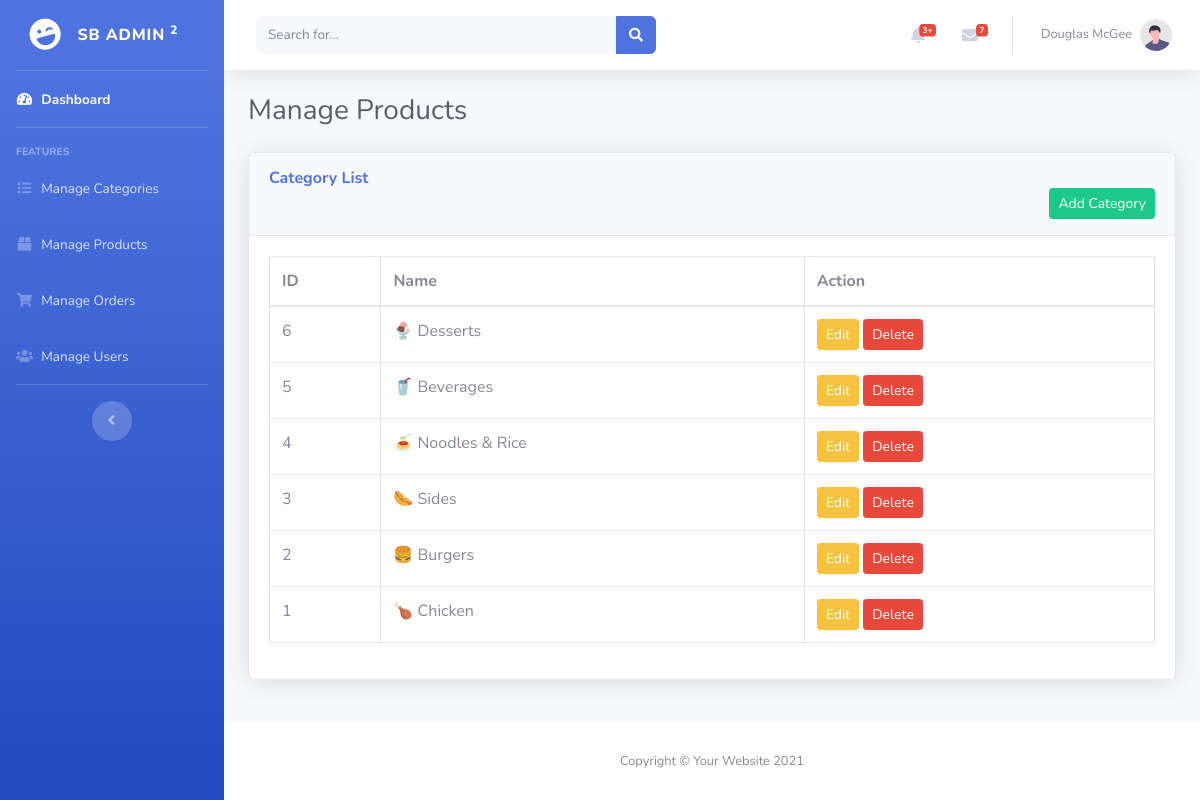
Screenshot of /admin/categories/index.php with the database file from the repository.
### tables this page shows
CREATE TABLE `categories` (
  `id` int(11) NOT NULL,
  `name` varchar(255) NOT NULL
);

### admin/categories/index.php (the view, shortened to what this page needs)
<?php
include '../admin_header.php';
require_once '../../config/database.php';
$stmt = $pdo->query('SELECT * FROM categories ORDER BY id DESC');
$categories = $stmt->fetchAll();
?>
<div class="container-fluid">
    <h1 class="h3 mb-4 text-gray-800">Manage Products</h1>
    <div class="card shadow mb-4">
        <div class="card-header py-3">
            <h6 class="m-0 font-weight-bold text-primary">Category List</h6>
            <a href="add_form.php" class="btn btn-success btn-sm float-right">Add Category</a>
        </div>
        <div class="card-body">
            <div class="table-responsive">
                <table class="table table-bordered" width="100%" cellspacing="0">
                    <thead>
                        <tr>
                            <th>ID</th>
                            <th>Name</th>
                            <th>Action</th>
                        </tr>
                    </thead>
                    <tbody>
                        <?php if (empty($categories)): ?>
                            <tr><td colspan="3" class="text-center">No categories found.</td></tr>
                        <?php else: ?>
                            <?php foreach ($categories as $cat): ?>
                                <tr>
                                    <td><?= $cat['id'] ?></td>
                                    <td><?= htmlspecialchars($cat['name']) ?></td>
                                    <td>
                                        <a href="edit.php?id=<?= $cat['id'] ?>" class="btn btn-warning btn-sm">Edit</a>
                                        <a href="delete.php?id=<?= $cat['id'] ?>" class="btn btn-danger btn-sm" onclick="return confirm('Are you sure you want to delete?')">Delete</a>
                                    </td>
                                </tr>
                            <?php endforeach; ?>
                        <?php endif; ?>
                    </tbody>
                </table>
            </div>
        </div>
    </div>
</div>
<?php include '../admin_footer.php'; ?>

### rows the page displays
categories: id "6", name "🍨 Desserts"
categories: id "5", name "🥤 Beverages"
categories: id "4", name "🍝 Noodles & Rice"
categories: id "3", name "🌭 Sides"
categories: id "2", name "🍔 Burgers"
categories: id "1", name "🍗 Chicken"
